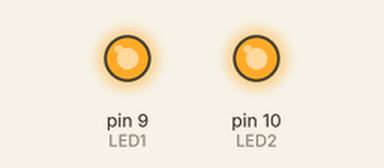
Bench run of a sketch on a simulated Arduino Uno, built with avr-gcc and run on an emulated ATmega328P. Parts: output pins drawn as LEDs (lit = HIGH).

Above: at 1.0 s.
At 5.5 s:
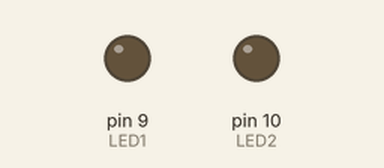
Timing chart, 0 to 6.9 s (numbered marks = the images above):
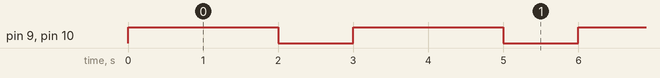

Measured:
- by itself, pin 9 (LED1), pin 10 (LED2): alternates HIGH for 2.0 s and LOW for 1.0 s

The sketch:

blink.ino
```cpp
int LED1 = 9; //define led sequance
int LED2 = 10;

void setup ()//for output setup
{
  pinMode(LED1,OUTPUT);
  pinMode(LED2,OUTPUT);
}

void loop ()//looping
{
  digitalWrite(LED1,HIGH);//for on
  digitalWrite(LED2,HIGH);
  delay(2000);// time delay in ms
  digitalWrite(LED1,LOW);//for off
  digitalWrite(LED2,LOW);
  delay(1000);
}
```
